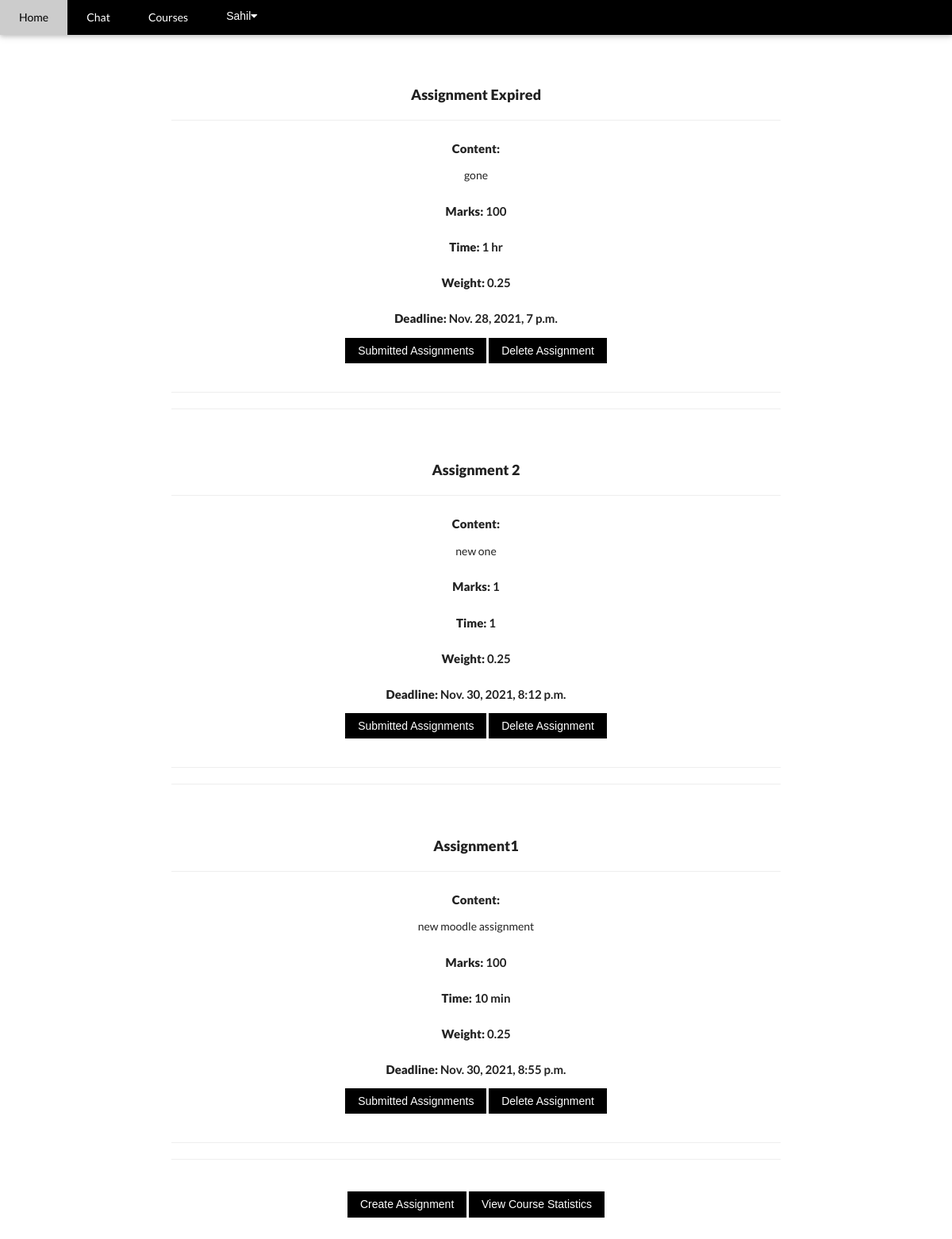
The app's page /3/assignment/ (signed in) with its own data.
### authentication/models.py (models this page shows, shortened)
class User(AbstractUser):
    username = None
    role = models.CharField(max_length=12, error_messages={
        'required': "Role must be provided"
    })
    email = models.EmailField(unique=True, blank=False,
                              error_messages={
                                  'unique': "A user with that email already exists.",
                              })
    USERNAME_FIELD = "email"
    REQUIRED_FIELDS = []
    objects = UserManager()

### core/models.py (models this page shows, shortened)
class Assignment(models.Model):
    course = models.ForeignKey(Course, on_delete=models.CASCADE)
    title = models.CharField(max_length=100)
    content = models.TextField()
    marks = models.CharField(max_length=20)
    duration = models.CharField(max_length=100)
    created_at = models.DateTimeField(default=timezone.now())
    weight = models.DecimalField(
                         max_digits = 3,
                         decimal_places = 2)
    due_date = models.DateTimeField(default = timezone.now())

### core/views.py (the view)
# urls.py: path('<int:id>/assignment/', view_assignmentlist, name='assignment-list'),
def view_assignmentlist(request, id):
        course = get_object_or_404(Course, id=id)
        id=id
        assignment_list = Assignment.objects.filter(course = course).order_by('due_date')
        is_ta = 0
        students = Student.objects.filter(course = course, user=request.user)
        for item in students:
            is_ta = item.is_ta
        if(request.user.role == 'student' and is_ta==0):
            submitted = []
            not_submitted = []
            for assignment in assignment_list:
                    if request.user.assignmentsubmission_set.filter(assignment = assignment):
                        submitted.append(assignment)
                    else:
                        not_submitted.append(assignment)
            return render(request, "core/instructor/assignments.html", {'not_submitted': not_submitted , 'id': id, 'submitted': submitted, 'is_ta': is_ta})
        elif(request.user.role == 'instructor' or is_ta==1):
            return render(request, "core/instructor/assignments.html", {'assignment': assignment_list , 'id': id, 'is_ta': is_ta})

### templates/core/instructor/assignments.html (shortened to what this page needs)
{% extends 'base.html' %}
{% load static %}
{% block content %}
 <div class="w3-container w3-content w3-center w3-padding-64" style="max-width:800px" id="band">
            {% if request.user.is_authenticated and request.user.role == 'instructor' %}
                {% for foo in assignment %}
                    <h3><strong> {{ foo.title }}  </strong></h3>
                    <hr/>
                    <p> <h4><strong>Content:</strong></h4> {{ foo.content }} </p>
                    <p> <h4><strong>Marks:</strong>  {{ foo.marks }} </h4> </p>
                    <p> <h4><strong>Time:</strong> {{ foo.duration }} </h4></p>
                    <p> <h4><strong>Weight:</strong>  {{ foo.weight }} </h4> </p>
                    <p> <h4><strong>Deadline:</strong>  {{ foo.due_date }} </h4> </p>
            <a href="{{foo.id}}/submitted-assignment"><button class="w3-button w3-black w3-margin-bottom" onclick="document.getElementById('ticketModal').style.display='block'">Submitted Assignments</button></a>
            <a href="{% url 'core:delete-assignment' foo.id %}"><button class="w3-button w3-black w3-margin-bottom" onclick="document.getElementById('ticketModal').style.display='block'">Delete Assignment</button></a>
                    <hr/>
                    <hr/>
                    <br/>
                {% endfor %}
            <a href="{% url 'core:assignment-create' id %}"><button class="w3-button w3-black w3-margin-bottom" onclick="document.getElementById('ticketModal').style.display='block'">Create Assignment</button></a>
            <a href="assignment-course-chart"><button class="w3-button w3-black w3-margin-bottom" onclick="document.getElementById('ticketModal').style.display='block'">View Course Statistics</button></a>
            {% endif %}
            <br/>
    </div>
{% endblock %}

### templates/base.html (shortened to what this page needs)
{% load static %}
<!DOCTYPE html>
<html lang="en">
<link rel="stylesheet" href="{% static 'css/ournewstyles.css' %}">
<link rel="stylesheet" href="https://cdnjs.cloudflare.com/ajax/libs/font-awesome/4.7.0/css/font-awesome.min.css">
<link rel="stylesheet" type='text/css' href="https://cdnjs.cloudflare.com/ajax/libs/semantic-ui/2.2.14/semantic.min.css">
<link rel="stylesheet" href="https://cdnjs.cloudflare.com/ajax/libs/Chart.js/2.8.0/Chart.min.css" />
<body>
   {% include 'nav.html' %}
       {% block content %}
      {% endblock %}
</body>
</html>

### templates/nav.html (shortened to what this page needs)
<div class="w3-top">
    <div class="w3-bar w3-black w3-card">
    <a href="/" class="w3-bar-item w3-button w3-padding-large">Home</a>
    {% if request.user.is_authenticated and request.user.role == 'instructor' %}
    <a href="{% url 'chat:chats' %}" class="w3-bar-item w3-button w3-padding-large">Chat</a>
    <a href="{% url 'core:course' %}" class="w3-bar-item w3-button w3-padding-large">Courses</a>
    <div class="w3-dropdown-hover w3-hide-small">
    <button class="w3-padding-large w3-button" title="More">{{ request.user.first_name }}<i class="fa fa-caret-down"></i></button>
                    {% endif %}
    </div>
    </div>

### static/css/ournewstyles.css (style rules this page uses)
html { box-sizing:border-box }
*,*:before,*:after { box-sizing:inherit }
html { -ms-text-size-adjust:100%;-webkit-text-size-adjust:100% }
body { margin:0 }
a { background-color:transparent }
b,strong { font-weight:bolder }
hr { box-sizing:content-box;height:0;overflow:visible }
button,input,select,textarea,optgroup { font:inherit;margin:0 }
button,input { overflow:visible }
button,select { text-transform:none }
button,[type=button],[type=reset],[type=submit] { -webkit-appearance:button }
html,body { font-family:Verdana,sans-serif;font-size:15px;line-height:1.5;overflow-y:scroll }
h3 { font-size:24px }
h4 { font-size:20px }
h1,h2,h3,h4,h5,h6 { font-family:"Segoe UI",Arial,sans-serif;font-weight:400;margin:10px 0 }
hr { border:0;border-top:1px solid #eee;margin:20px 0 }
a { color:inherit }
.w3-btn,.w3-button { border:none;display:inline-block;padding:8px 16px;vertical-align:middle;text-decoration:none;color:inherit;background-color:inherit;text-align:center;cursor:pointer;white-space:nowrap }
.w3-btn,.w3-button { -webkit-touch-callout:none;-webkit-user-select:none;-khtml-user-select:none;-moz-user-select:none;-ms-user-select:none;user-select:none }
.w3-dropdown-click,.w3-dropdown-hover { position:relative;display:inline-block;cursor:pointer }
.w3-bar { width:100% }
.w3-bar .w3-bar-item { padding:8px 16px;float:left;width:auto;border:none;display:block;outline:0 }
.w3-bar .w3-dropdown-hover,.w3-bar .w3-dropdown-click { position:static;float:left }
.w3-bar .w3-button { white-space:normal }
.w3-container:after,.w3-container:before,.w3-panel:after,.w3-panel:before,.w3-row:after,.w3-row:before,.w3-row-padding:after,.w3-row-padding:before, .w3-cell-row:before,.w3-cell-row:after,.w3-clear:after,.w3-clear:before,.w3-bar:before,.w3-bar:after { content:"";display:table;clear:both }
.w3-content,.w3-auto { margin-left:auto;margin-right:auto }
.w3-content { max-width:980px }
.w3-top,.w3-bottom { position:absolute;width:100%;z-index:1 }
.w3-top { top:0 }
.w3-container,.w3-panel { padding:0.01em 16px }
.w3-card,.w3-card-2 { box-shadow:0 2px 5px 0 rgba(0,0,0,0.16),0 2px 10px 0 rgba(0,0,0,0.12) }
.w3-center { text-align:center!important }
.w3-margin-bottom { margin-bottom:16px!important }
.w3-padding-large { padding:12px 24px!important }
.w3-padding-64 { padding-top:64px!important;padding-bottom:64px!important }
.w3-black,.w3-hover-black:hover { color:#fff!important;background-color:#000!important }

### templates/base.html (style rules this page uses)
body { font-family: "Lato", sans-serif }

### records on screen
User: user.first_name "Sahil"
Assignment: title "Assignment Expired", content "gone", marks "100", duration "1 hr", weight "0.25", due_date "Nov. 28, 2021, 7 p.m."
Assignment: title "Assignment 2", content "new one", marks "1", duration "1", weight "0.25", due_date "Nov. 30, 2021, 8:12 p.m."
Assignment: title "Assignment1", content "new moodle assignment", marks "100", duration "10 min", weight "0.25", due_date "Nov. 30, 2021, 8:55 p.m."
